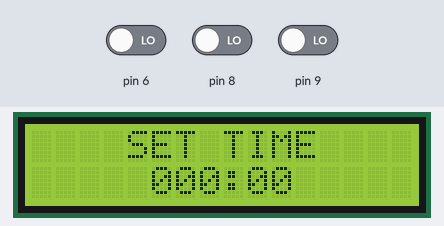
The sketch below on a simulated Arduino Uno, built with avr-gcc and run on an emulated ATmega328P. Shown: 16×2 character LCD. The test bench sets the inputs (shaded band); at power-on: pin 8 LOW, pin 6 LOW, pin 9 LOW.

Above: at 1.2 s.
1.3 s: pin 8 driven HIGH
At 3.8 s:
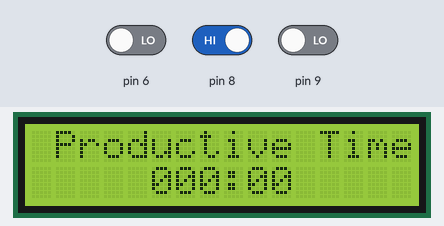
3.9 s: pin 6 driven HIGH
At 4.44 s:
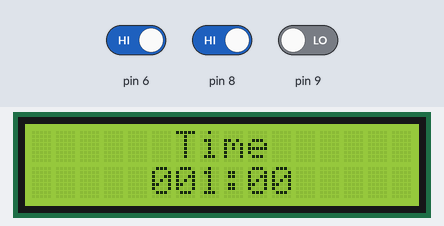
6.7 s: pin 9 driven HIGH
At 7.9 s:
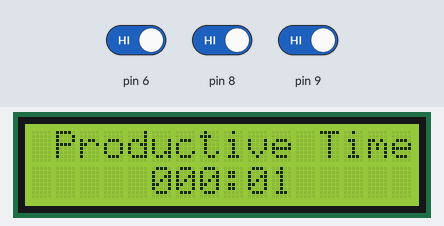
8.2 s: pin 9 driven LOW
At 9.1 s:
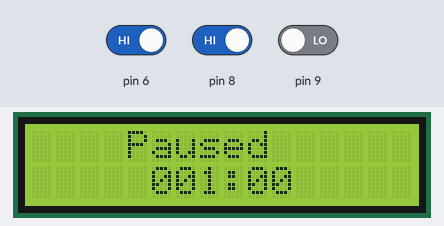
10.9 s: pin 6 driven LOW
At 11.24 s:
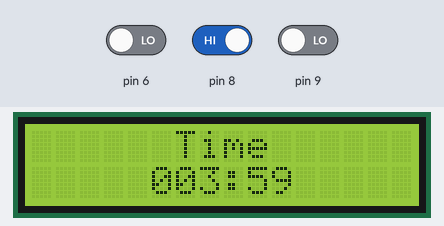
13.9 s: pin 8 driven LOW
Timing chart, 0 to 16.4 s (numbered marks = the images above; inputs shaded):
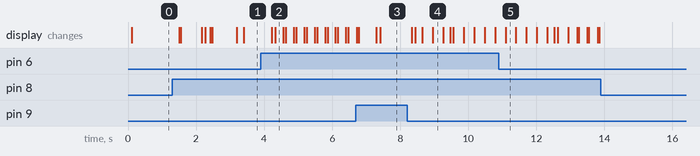

Measured:
- after the input at 1.3 s, the display: first changes after 0.21 s (image 1 shows a later state)
- after the input at 3.9 s, the display: first differs from a run without the input after 0.43 s (image 2)
- after the input at 6.7 s, the display: first differs from a run without the input after 0.09 s (image 3)
- after the input at 8.2 s, the display: first differs from a run without the input after 0.45 s (image 4 shows a later state)
- after the input at 13.9 s, every drawn part: stays the same

The sketch:

UML_ProTimer.ino
```cpp
#include "Func.h"
uint64_t lastTime{};
uint32_t Delayms{300};
ButtonState_t incButtonState{RELEASED},decButtonState{RELEASED},startPauseButtonState{RELEASED};
ProTimer_t proTimer;
uint32_t startingTime{};
uint16_t oneSec{100} ;
 void setup()
{
    proTimer.currentState = IDLE;
    proTimer.proTime = 0 ;
    pinMode(PINS::DEC_BUTT,INPUT);
    pinMode(PINS::INC_BUTT,INPUT);
    pinMode(PINS::START_PAUSE_BUTT,INPUT);
    pinMode(PINS::BUZZER,OUTPUT);
    LCD_init();
}

 void loop()
{
    static superEvent_t event ;
   if(millis()- lastTime >= Delayms)
    {
        incButtonState = ButtonDebouncing(PINS::INC_BUTT) ;
        decButtonState = ButtonDebouncing(PINS::DEC_BUTT);
        startPauseButtonState= ButtonDebouncing(PINS::START_PAUSE_BUTT);

        if(incButtonState == PRESSED &&decButtonState == PRESSED )
        {
            event.sig = ABRT;
            handleEvent(event,&proTimer);

        }
        if(incButtonState == PRESSED)
        {
            event.sig = INCR;
            handleEvent(event,&proTimer);

        }
        if(decButtonState == PRESSED)
        {
            event.sig = DECR;
            handleEvent(event,&proTimer);

        }
        if(startPauseButtonState == PRESSED)
        {
            event.sig = START_PAUSE;
            handleEvent(event,&proTimer);

        }
        lastTime = millis();
    }

    if(millis() - startingTime >= oneSec)
    {
        event.ss++;
        if(event.ss >= 11)
            event.ss = 1 ;
        event.sig = TIME_TICK;
        handleEvent(event,&proTimer);
        startingTime = millis() ;

    }


}
```

Func.h
```cpp
#ifndef __FUNC_H__
#define __FUNC_H__

#include <LiquidCrystal.h>
#include <Arduino.h>

namespace PINS{
    const int INC_BUTT{6};
    const int DEC_BUTT{9};
    const int START_PAUSE_BUTT{8};
    const int BUZZER{10};
}
typedef enum {
    IDLE,
    TIME_SET,
    PAUSE,
    COUNT_DOWN,
    STAT
}State_t;

typedef enum{
    RELEASED,
    PRESSED
}ButtonState_t;

typedef struct ProTimer
{
    State_t currentState ;
    uint32_t currentTime ;
    uint32_t elapsedTime  ;
    uint32_t proTime ;
}ProTimer_t;
typedef enum{
    INCR,
    DECR,
    START_PAUSE,
    ABRT ,
    TIME_TICK
}event_t;

typedef enum{
    HANDLED,
    IGNORED,
    TRANSITION
}EventStatus_t;

typedef struct
{
    uint8_t sig;
}userEvent_t;

typedef struct
{
    event_t sig;
    uint8_t ss;
}superEvent_t;

void buzzing();
void LCD_init();
ButtonState_t ButtonDebouncing(const int pin);
void dispTime( uint32_t s);
void handleEvent(superEvent_t event , ProTimer_t *proTimer);
#endif
```

func.cpp
```cpp
#include "Func.h"


LiquidCrystal lcd(12, 11, 5, 4, 3, 2);

void buzzing()
{
    for(int i = 0 ; i < 50 ; i++)
    {
        digitalWrite(PINS::BUZZER , !digitalRead(PINS::BUZZER));
        delay(1);
    }

}
void LCD_init()
{
    lcd.begin(16,2);
    lcd.clear();
    lcd.setCursor(0,0);
}

ButtonState_t  previousState{RELEASED} ;
ButtonState_t ButtonDebouncing(const int pin)
{
    if(digitalRead(pin) == PRESSED && previousState == PRESSED)
    {
        return PRESSED;
    }
    else if(digitalRead(pin) == PRESSED && previousState == RELEASED)
    {
        previousState = PRESSED ;
    }
    else if(digitalRead(pin) == RELEASED && previousState == PRESSED)
    {
        previousState = RELEASED ;
    }
    else
    {
        return RELEASED;
    }
}
void dispTime( uint32_t s)
{
    int mm = s/(int)60;
    int ss = s - mm*60 ;
    int i = 10 ;
    lcd.setCursor(i,1);
    while(ss>0 || i>8)
    {
        lcd.print(ss%10);
        ss/=10;
        i--;
        lcd.setCursor(i,1);
    }
    lcd.print(":");
    while(i>5)
    {
        i--;
        lcd.setCursor(i,1);
        lcd.print(mm%10);
        mm/=10;
    }
}
void handleEvent(superEvent_t event , ProTimer_t *proTimer)
{
    switch (proTimer->currentState)
    {
    case IDLE:  lcd.setCursor(4,0);
                lcd.print("SET TIME");
                dispTime(0);
                proTimer->currentTime = 0 ;
                proTimer->elapsedTime = 0 ;
                static int buzzerCount = 0 ;
                switch (event.sig)
                {
                case INCR:  if( proTimer->currentTime +60 <= 59940)
                            {
                                proTimer->currentState = TIME_SET;
                                proTimer->currentTime += 60;
                                lcd.clear();
                                buzzerCount = 0 ;
                            }

                    break;

                case START_PAUSE:   proTimer->currentState = STAT ;
                                    lcd.clear();

                    break;

                case TIME_TICK: if (buzzerCount <20 && event.ss%5 == 0)
                                    {
                                        buzzing();
                                        buzzerCount++ ;
                                    }

                    break;
                default:
                    break;
                }

        break;
    case TIME_SET:
                lcd.setCursor(4,0);
                lcd.print("SET TIME");
                dispTime(proTimer->currentTime);
                switch (event.sig)
                {
                case INCR:  if( proTimer->currentTime +60 <= 59940)
                            {
                                proTimer->currentTime += 60 ;
                            }
                    break;
                case DECR:  if( proTimer->currentTime-60 > 0)
                            {
                                proTimer->currentTime -= 60 ;
                            }
                            else
                            {
                                proTimer->currentTime = 0 ;
                                proTimer->currentState = IDLE ;
                                lcd.clear();
                            }
                    break;
                case START_PAUSE:   proTimer->currentState = COUNT_DOWN;
                                    lcd.clear();
                    break;
                case ABRT:  proTimer->currentState = IDLE ;
                            proTimer->currentTime = 0 ;
                            lcd.clear();
                    break;

                default:
                    break;
                }
        break;
    case PAUSE:
                lcd.setCursor(4,0);
                lcd.print("Paused");
                dispTime(proTimer->currentTime);
                switch (event.sig)
                {
                case INCR: if( proTimer->currentTime +60 <= 59940)
                            {
                                proTimer->currentState = TIME_SET;
                                proTimer->currentTime += 60;

                            }
                    break;
                case DECR:  if( proTimer->currentTime-60 > 0)
                            {
                                proTimer->currentTime -= 60 ;
                                proTimer->currentState = TIME_SET ;

                            }
                            else
                            {
                                proTimer->currentTime = 0 ;
                                proTimer->currentState = IDLE ;
                                lcd.clear() ;
                            }

                    break;
                case START_PAUSE:   proTimer->currentState = COUNT_DOWN ;
                                    lcd.clear() ;
                    break;
                case ABRT:  proTimer->currentState = IDLE ;
                            proTimer->currentTime = 0  ;
                            lcd.clear() ;
                    break;

                default:
                    break;
                }
        break;
    case COUNT_DOWN:

                lcd.setCursor(6,0) ;
                lcd.print("Time");
                dispTime(proTimer->currentTime);

                switch (event.sig)
                {
                case START_PAUSE:
                                proTimer->proTime += proTimer->elapsedTime;
                                proTimer->elapsedTime = 0 ;
                                proTimer->currentState = PAUSE;
                                 proTimer->proTime += proTimer->elapsedTime;
                                 proTimer->elapsedTime = 0 ;
                                lcd.clear() ;
                    break;
                case ABRT:
                                proTimer->proTime += proTimer->elapsedTime;
                                proTimer->elapsedTime = 0 ;
                                proTimer->currentState = IDLE ;
                    break;
                case TIME_TICK: if(event.ss == 10)
                                {
                                    proTimer->currentTime -= 1 ;
                                    proTimer->elapsedTime += 1 ;
                                    if(proTimer->currentTime == 0 )
                                    {
                                        proTimer->currentState = IDLE ;
                                        proTimer->proTime += proTimer->elapsedTime;
                                        proTimer->elapsedTime = 0 ;
                                    }
                                }
                    break;
                default:
                    break;
                }
        break;
    case STAT:
                lcd.setCursor(1,0);
                lcd.print("Productive Time");
                dispTime(proTimer->proTime);
                switch (event.sig)
                {
                case TIME_TICK:if(event.ss ==10 )
                                {  proTimer->currentState = IDLE ;
                                    lcd.clear();
                                }
                    break;
                default:
                    break;
                }


        break;
    default:
        break;
    }
}
```
